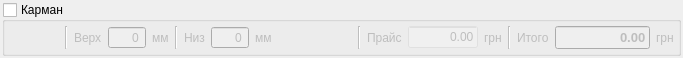
<?xml version="1.0" encoding="UTF-8"?>
<ui version="4.0">
 <class>PocketTask</class>
 <widget class="QWidget" name="PocketTask">
  <property name="geometry">
   <rect>
    <x>0</x>
    <y>0</y>
    <width>683</width>
    <height>53</height>
   </rect>
  </property>
  <property name="windowTitle">
   <string>Form</string>
  </property>
  <layout class="QVBoxLayout" name="verticalLayout">
   <property name="margin">
    <number>2</number>
   </property>
   <item>
    <widget class="QGroupBox" name="checkGroup">
     <property name="minimumSize">
      <size>
       <width>290</width>
       <height>0</height>
      </size>
     </property>
     <property name="maximumSize">
      <size>
       <width>16777215</width>
       <height>16777215</height>
      </size>
     </property>
     <property name="title">
      <string>Карман</string>
     </property>
     <property name="checkable">
      <bool>true</bool>
     </property>
     <property name="checked">
      <bool>false</bool>
     </property>
     <layout class="QVBoxLayout" name="verticalLayout_4">
      <property name="margin">
       <number>4</number>
      </property>
      <item>
       <layout class="QHBoxLayout" name="horizontalLayout">
        <item>
         <widget class="ProductWidget" name="product" native="true">
          <property name="minimumSize">
           <size>
            <width>50</width>
            <height>0</height>
           </size>
          </property>
         </widget>
        </item>
        <item>
         <widget class="Line" name="line_2">
          <property name="orientation">
           <enum>Qt::Vertical</enum>
          </property>
         </widget>
        </item>
        <item>
         <widget class="QLabel" name="label_32">
          <property name="styleSheet">
           <string notr="true">background: transparent</string>
          </property>
          <property name="text">
           <string>Верх</string>
          </property>
         </widget>
        </item>
        <item>
         <widget class="QSpinBox" name="top">
          <property name="alignment">
           <set>Qt::AlignRight|Qt::AlignTrailing|Qt::AlignVCenter</set>
          </property>
          <property name="buttonSymbols">
           <enum>QAbstractSpinBox::NoButtons</enum>
          </property>
          <property name="maximum">
           <number>9999</number>
          </property>
         </widget>
        </item>
        <item>
         <widget class="QLabel" name="label">
          <property name="styleSheet">
           <string notr="true">background: transparent</string>
          </property>
          <property name="text">
           <string>мм</string>
          </property>
         </widget>
        </item>
        <item>
         <widget class="Line" name="line_4">
          <property name="orientation">
           <enum>Qt::Vertical</enum>
          </property>
         </widget>
        </item>
        <item>
         <widget class="QLabel" name="label_33">
          <property name="styleSheet">
           <string notr="true">background: transparent</string>
          </property>
          <property name="text">
           <string>Низ</string>
          </property>
         </widget>
        </item>
        <item>
         <widget class="QSpinBox" name="bottom">
          <property name="alignment">
           <set>Qt::AlignRight|Qt::AlignTrailing|Qt::AlignVCenter</set>
          </property>
          <property name="buttonSymbols">
           <enum>QAbstractSpinBox::NoButtons</enum>
          </property>
          <property name="maximum">
           <number>9999</number>
          </property>
         </widget>
        </item>
        <item>
         <widget class="QLabel" name="label_3">
          <property name="styleSheet">
           <string notr="true">background: transparent</string>
          </property>
          <property name="text">
           <string>мм</string>
          </property>
         </widget>
        </item>
        <item>
         <spacer name="horizontalSpacer">
          <property name="orientation">
           <enum>Qt::Horizontal</enum>
          </property>
          <property name="sizeHint" stdset="0">
           <size>
            <width>40</width>
            <height>20</height>
           </size>
          </property>
         </spacer>
        </item>
        <item>
         <widget class="Line" name="line">
          <property name="orientation">
           <enum>Qt::Vertical</enum>
          </property>
         </widget>
        </item>
        <item>
         <widget class="QLabel" name="label_4">
          <property name="text">
           <string>Прайс</string>
          </property>
         </widget>
        </item>
        <item>
         <widget class="MoneyEdit" name="price">
          <property name="minimumSize">
           <size>
            <width>70</width>
            <height>0</height>
           </size>
          </property>
          <property name="maximumSize">
           <size>
            <width>70</width>
            <height>16777215</height>
           </size>
          </property>
          <property name="styleSheet">
           <string notr="true">background: rgba(255, 255, 255, 55)</string>
          </property>
          <property name="text">
           <string>0.00</string>
          </property>
          <property name="alignment">
           <set>Qt::AlignRight|Qt::AlignTrailing|Qt::AlignVCenter</set>
          </property>
          <property name="readOnly">
           <bool>true</bool>
          </property>
         </widget>
        </item>
        <item>
         <widget class="QLabel" name="label_2">
          <property name="styleSheet">
           <string notr="true">background: transparent</string>
          </property>
          <property name="text">
           <string>грн</string>
          </property>
         </widget>
        </item>
        <item>
         <widget class="Line" name="line_3">
          <property name="orientation">
           <enum>Qt::Vertical</enum>
          </property>
         </widget>
        </item>
        <item>
         <widget class="QLabel" name="label_15">
          <property name="styleSheet">
           <string notr="true">background: transparent</string>
          </property>
          <property name="text">
           <string>Итого</string>
          </property>
         </widget>
        </item>
        <item>
         <widget class="MoneyEdit" name="totalInput">
          <property name="minimumSize">
           <size>
            <width>95</width>
            <height>0</height>
           </size>
          </property>
          <property name="maximumSize">
           <size>
            <width>95</width>
            <height>16777215</height>
           </size>
          </property>
          <property name="font">
           <font>
            <pointsize>10</pointsize>
            <weight>75</weight>
            <bold>true</bold>
           </font>
          </property>
          <property name="text">
           <string>0.00</string>
          </property>
          <property name="alignment">
           <set>Qt::AlignRight|Qt::AlignTrailing|Qt::AlignVCenter</set>
          </property>
         </widget>
        </item>
        <item>
         <widget class="QLabel" name="label_5">
          <property name="styleSheet">
           <string notr="true">background: transparent</string>
          </property>
          <property name="text">
           <string>грн</string>
          </property>
         </widget>
        </item>
       </layout>
      </item>
     </layout>
    </widget>
   </item>
  </layout>
 </widget>
 <customwidgets>
  <customwidget>
   <class>MoneyEdit</class>
   <extends>QLineEdit</extends>
   <header>utility/moneyedit.h</header>
  </customwidget>
  <customwidget>
   <class>ProductWidget</class>
   <extends>QWidget</extends>
   <header>widgets/stock/productwidget.h</header>
   <container>1</container>
  </customwidget>
 </customwidgets>
 <resources/>
 <connections/>
</ui>
